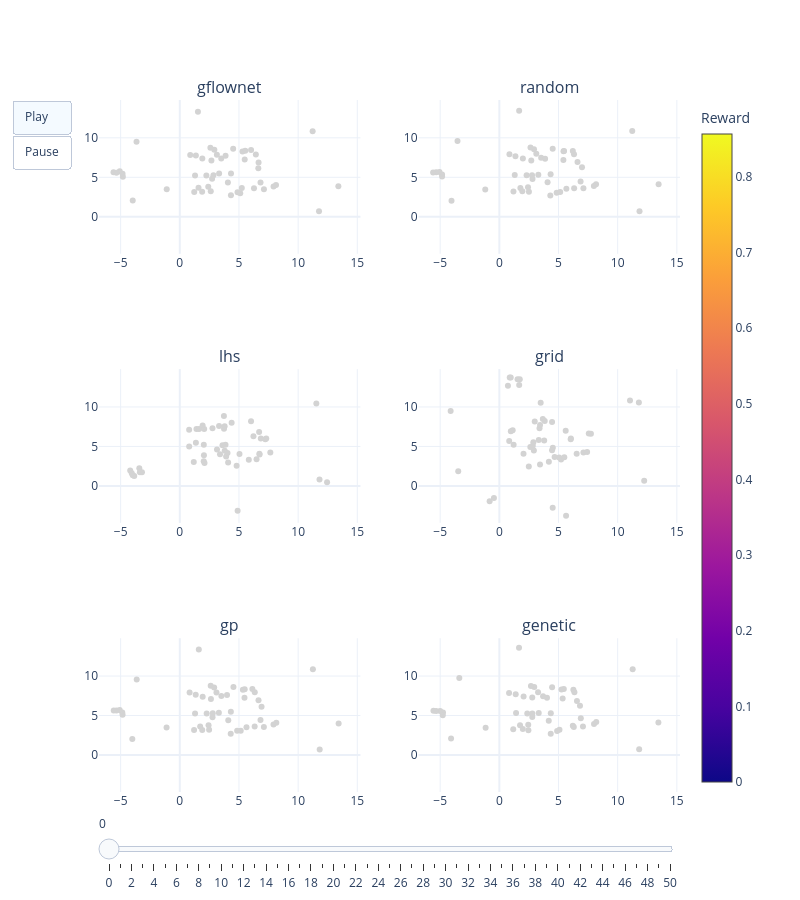

The notebook cell saved with this chart:
### Code cell
plot_sampling_grid(sampled_dict_best, cols=2)

### Figure 1 — Plotly figure (JSON) as saved in the notebook; plotly's stock layout.template omitted (floating-point values rounded to 4 significant figures)
{"data": [{"hoverinfo": "skip", "marker": {"cmax": 0.8564, "cmin": 2.466e-05, "color": [2.466e-05], "colorbar": {"title": {"text": "Reward"}}, "colorscale": [[0, "#0d0887"], [0.1111, "#46039f"], [0.2222, "#7201a8"], [0.3333, "#9c179e"], [0.4444, "#bd3786"], [0.5556, "#d8576b"], [0.6667, "#ed7953"], [0.7778, "#fb9f3a"], [0.8889, "#fdca26"], [1, "#f0f921"]], "showscale": false, "size": 0.001}, "mode": "markers", "showlegend": false, "type": "scatter", "x": [-4.812], "xaxis": "x", "y": [5.086], "yaxis": "y"}, {"hoverinfo": "skip", "marker": {"color": "lightgrey", "size": 6}, "mode": "markers", "showlegend": false, "type": "scatter", "x": [-4.812, 2.616, 6.636, 3.133, 3.503, -3.658, 4.323, 1.22, -1.105, 0.8803, 5.239, 5.296, 2.404, 2.919, 6.427, 6.27, 4.509, -4.838, 8.132, 4.879, 2.73, 1.902, 13.4, -5.076, 1.288, 4.065, 5.108, -5.357, 3.322, 11.23, 1.358, 6.658, 5.485, 7.923, 1.888, 2.671, 2.586, 6.025, 11.76, 2.245, -3.977, 7.111, 1.533, 1.582, 6.822, 2.842, 3.868, 4.328, 5.534, -5.601], "xaxis": "x", "y": [5.086, 3.239, 6.144, 7.864, 7.395, 9.52, 2.712, 3.153, 3.481, 7.837, 3.656, 8.273, 3.795, 8.503, 7.904, 3.6, 8.631, 5.464, 4.028, 3.108, 4.805, 7.383, 3.877, 5.757, 5.213, 4.343, 2.983, 5.562, 5.476, 10.83, 7.76, 6.889, 7.257, 3.837, 3.177, 7.132, 8.752, 8.47, 0.6939, 5.231, 2.062, 3.498, 13.29, 3.666, 4.351, 5.272, 7.728, 5.473, 8.356, 5.626], "yaxis": "y"}, {"customdata": [], "hovertemplate": "Iteration %{customdata[0]}<br>Reward %{customdata[1]:.3f}<extra></extra>", "marker": {"cmax": 0.8564, "cmin": 2.466e-05, "color": [], "colorscale": [[0, "#0d0887"], [0.1111, "#46039f"], [0.2222, "#7201a8"], [0.3333, "#9c179e"], [0.4444, "#bd3786"], [0.5556, "#d8576b"], [0.6667, "#ed7953"], [0.7778, "#fb9f3a"], [0.8889, "#fdca26"], [1, "#f0f921"]], "opacity": [], "showscale": false, "size": 6}, "mode": "markers", "showlegend": false, "type": "scatter", "x": [], "xaxis": "x", "y": [], "yaxis": "y"}, {"customdata": [], "hovertemplate": "Iteration %{customdata[0]}<br>Reward %{customdata[1]:.3f}<extra></extra>", "marker": {"cmax": 0.8564, "cmin": 2.466e-05, "color": [], "colorscale": [[0, "#0d0887"], [0.1111, "#46039f"], [0.2222, "#7201a8"], [0.3333, "#9c179e"], [0.4444, "#bd3786"], [0.5556, "#d8576b"], [0.6667, "#ed7953"], [0.7778, "#fb9f3a"], [0.8889, "#fdca26"], [1, "#f0f921"]], "showscale": false, "size": 6}, "mode": "markers", "showlegend": false, "type": "scatter", "x": [], "xaxis": "x", "y": [], "yaxis": "y"}, {"hoverinfo": "skip", "marker": {"cmax": 0.8564, "cmin": 2.466e-05, "color": [2.466e-05], "colorbar": {"title": {"text": "Reward"}}, "colorscale": [[0, "#0d0887"], [0.1111, "#46039f"], [0.2222, "#7201a8"], [0.3333, "#9c179e"], [0.4444, "#bd3786"], [0.5556, "#d8576b"], [0.6667, "#ed7953"], [0.7778, "#fb9f3a"], [0.8889, "#fdca26"], [1, "#f0f921"]], "showscale": false, "size": 0.001}, "mode": "markers", "showlegend": false, "type": "scatter", "x": [-4.839], "xaxis": "x2", "y": [5.101], "yaxis": "y2"}, {"hoverinfo": "skip", "marker": {"color": "lightgrey", "size": 6}, "mode": "markers", "showlegend": false, "type": "scatter", "x": [-4.839, 2.5, 6.984, 3.123, 3.532, -3.536, 4.307, 1.193, -1.192, 0.8541, 5.664, 5.422, 2.42, 2.928, 6.31, 6.322, 4.509, -4.839, 8.171, 4.844, 2.803, 1.988, 13.46, -5.056, 1.301, 4.076, 5.143, -5.337, 3.294, 11.23, 1.36, 6.606, 5.413, 7.987, 1.943, 2.698, 2.632, 6.21, 11.84, 2.303, -4.042, 7.105, 1.673, 1.778, 6.866, 2.763, 3.867, 4.333, 5.471, -5.596], "xaxis": "x2", "y": [5.101, 3.16, 6.278, 7.987, 7.489, 9.605, 2.68, 3.208, 3.443, 7.916, 3.565, 8.313, 3.726, 8.555, 7.927, 3.615, 8.614, 5.361, 4.13, 3.042, 4.779, 7.383, 4.126, 5.685, 5.303, 4.385, 3.132, 5.635, 5.325, 10.87, 7.681, 6.945, 7.188, 3.887, 3.226, 7.13, 8.765, 8.32, 0.7044, 5.245, 2.035, 3.628, 13.44, 3.644, 4.482, 5.258, 7.349, 5.397, 8.339, 5.617], "yaxis": "y2"}, {"customdata": [], "hovertemplate": "Iteration %{customdata[0]}<br>Reward %{customdata[1]:.3f}<extra></extra>", "marker": {"cmax": 0.8564, "cmin": 2.466e-05, "color": [], "colorscale": [[0, "#0d0887"], [0.1111, "#46039f"], [0.2222, "#7201a8"], [0.3333, "#9c179e"], [0.4444, "#bd3786"], [0.5556, "#d8576b"], [0.6667, "#ed7953"], [0.7778, "#fb9f3a"], [0.8889, "#fdca26"], [1, "#f0f921"]], "opacity": [], "showscale": false, "size": 6}, "mode": "markers", "showlegend": false, "type": "scatter", "x": [], "xaxis": "x2", "y": [], "yaxis": "y2"}, {"customdata": [], "hovertemplate": "Iteration %{customdata[0]}<br>Reward %{customdata[1]:.3f}<extra></extra>", "marker": {"cmax": 0.8564, "cmin": 2.466e-05, "color": [], "colorscale": [[0, "#0d0887"], [0.1111, "#46039f"], [0.2222, "#7201a8"], [0.3333, "#9c179e"], [0.4444, "#bd3786"], [0.5556, "#d8576b"], [0.6667, "#ed7953"], [0.7778, "#fb9f3a"], [0.8889, "#fdca26"], [1, "#f0f921"]], "showscale": false, "size": 6}, "mode": "markers", "showlegend": false, "type": "scatter", "x": [], "xaxis": "x2", "y": [], "yaxis": "y2"}, {"hoverinfo": "skip", "marker": {"cmax": 0.8564, "cmin": 2.466e-05, "color": [2.466e-05], "colorbar": {"title": {"text": "Reward"}}, "colorscale": [[0, "#0d0887"], [0.1111, "#46039f"], [0.2222, "#7201a8"], [0.3333, "#9c179e"], [0.4444, "#bd3786"], [0.5556, "#d8576b"], [0.6667, "#ed7953"], [0.7778, "#fb9f3a"], [0.8889, "#fdca26"], [1, "#f0f921"]], "showscale": false, "size": 0.001}, "mode": "markers", "showlegend": false, "type": "scatter", "x": [0.7924], "xaxis": "x3", "y": [4.992], "yaxis": "y3"}, {"hoverinfo": "skip", "marker": {"color": "lightgrey", "size": 6}, "mode": "markers", "showlegend": false, "type": "scatter", "x": [0.7924, 2.062, -3.973, 3.144, 6.744, -4.19, 3.797, 1.36, 6.02, -3.852, 3.915, 7.65, 4.032, 4.886, 3.318, -4.058, 3.727, 3.398, 1.408, 5.831, 3.862, 2.028, 11.54, 4.082, 0.7901, 2.762, 2.087, -3.371, 3.787, 2.021, 4.802, 6.225, 6.725, 6.488, -3.421, 3.737, 6.848, 4.381, 12.45, -3.198, 7.308, 2.039, 7.227, 1.928, 3.607, 1.63, 11.81, 1.18, 5.044, 6.702], "xaxis": "x3", "y": [4.992, 7.219, 1.338, 4.615, 3.962, 1.945, 4.458, 5.464, 8.179, 1.258, 3.72, 4.217, 4.171, -3.163, 7.588, 1.615, 8.847, 4.013, 7.218, 3.304, 5.223, 5.213, 10.42, 2.955, 7.112, 7.3, 2.899, 1.722, 7.559, 3.111, 2.562, 6.3, 4.075, 3.389, 2.229, 7.236, 6.007, 7.992, 0.4745, 1.742, 5.99, 3.887, 5.923, 7.661, 5.134, 7.204, 0.8216, 3.012, 4.047, 6.822], "yaxis": "y3"}, {"customdata": [], "hovertemplate": "Iteration %{customdata[0]}<br>Reward %{customdata[1]:.3f}<extra></extra>", "marker": {"cmax": 0.8564, "cmin": 2.466e-05, "color": [], "colorscale": [[0, "#0d0887"], [0.1111, "#46039f"], [0.2222, "#7201a8"], [0.3333, "#9c179e"], [0.4444, "#bd3786"], [0.5556, "#d8576b"], [0.6667, "#ed7953"], [0.7778, "#fb9f3a"], [0.8889, "#fdca26"], [1, "#f0f921"]], "opacity": [], "showscale": false, "size": 6}, "mode": "markers", "showlegend": false, "type": "scatter", "x": [], "xaxis": "x3", "y": [], "yaxis": "y3"}, {"customdata": [], "hovertemplate": "Iteration %{customdata[0]}<br>Reward %{customdata[1]:.3f}<extra></extra>", "marker": {"cmax": 0.8564, "cmin": 2.466e-05, "color": [], "colorscale": [[0, "#0d0887"], [0.1111, "#46039f"], [0.2222, "#7201a8"], [0.3333, "#9c179e"], [0.4444, "#bd3786"], [0.5556, "#d8576b"], [0.6667, "#ed7953"], [0.7778, "#fb9f3a"], [0.8889, "#fdca26"], [1, "#f0f921"]], "showscale": false, "size": 6}, "mode": "markers", "showlegend": false, "type": "scatter", "x": [], "xaxis": "x3", "y": [], "yaxis": "y3"}, {"hoverinfo": "skip", "marker": {"cmax": 0.8564, "cmin": 2.466e-05, "color": [2.466e-05], "colorbar": {"title": {"text": "Reward"}}, "colorscale": [[0, "#0d0887"], [0.1111, "#46039f"], [0.2222, "#7201a8"], [0.3333, "#9c179e"], [0.4444, "#bd3786"], [0.5556, "#d8576b"], [0.6667, "#ed7953"], [0.7778, "#fb9f3a"], [0.8889, "#fdca26"], [1, "#f0f921"]], "showscale": false, "size": 0.001}, "mode": "markers", "showlegend": false, "type": "scatter", "x": [3.396], "xaxis": "x4", "y": [7.297], "yaxis": "y4"}, {"hoverinfo": "skip", "marker": {"color": "lightgrey", "size": 6}, "mode": "markers", "showlegend": false, "type": "scatter", "x": [3.396, 0.877, 12.24, 1.726, 6.534, 1.207, 0.7249, 5.488, 7.558, 1.541, 4.672, 6.045, 3.332, 3.671, 5.217, 4.52, 4.454, 0.8334, 7.107, -0.8211, 7.739, 1.126, -0.4587, 11.04, 5.054, 3.439, -3.476, 3.789, 3.835, 2.826, 2.873, 4.457, 2.49, 5.607, 2.989, 0.9606, 1.677, 3.492, 4.508, 3.437, 4.184, 11.79, 5.64, 2.042, 0.971, 6.03, 7.418, 2.919, -4.116, 2.618], "xaxis": "x4", "y": [7.297, 13.74, 0.6432, 13.52, 4.082, 5.214, 12.68, 3.636, 6.64, 13.52, 3.644, 6.002, 5.825, 8.461, 3.349, 4.827, 4.506, 5.691, 4.221, -1.956, 6.601, 7.055, -1.548, 10.83, 3.593, 7.727, 1.84, 5.759, 8.229, 5.078, 5.526, 8.102, 2.442, 6.993, 8.161, 13.72, 12.79, 10.52, -2.764, 2.71, 3.062, 10.58, -3.786, 4.056, 6.921, 5.916, 4.307, 4.476, 9.492, 4.915], "yaxis": "y4"}, {"customdata": [], "hovertemplate": "Iteration %{customdata[0]}<br>Reward %{customdata[1]:.3f}<extra></extra>", "marker": {"cmax": 0.8564, "cmin": 2.466e-05, "color": [], "colorscale": [[0, "#0d0887"], [0.1111, "#46039f"], [0.2222, "#7201a8"], [0.3333, "#9c179e"], [0.4444, "#bd3786"], [0.5556, "#d8576b"], [0.6667, "#ed7953"], [0.7778, "#fb9f3a"], [0.8889, "#fdca26"], [1, "#f0f921"]], "opacity": [], "showscale": false, "size": 6}, "mode": "markers", "showlegend": false, "type": "scatter", "x": [], "xaxis": "x4", "y": [], "yaxis": "y4"}, {"customdata": [], "hovertemplate": "Iteration %{customdata[0]}<br>Reward %{customdata[1]:.3f}<extra></extra>", "marker": {"cmax": 0.8564, "cmin": 2.466e-05, "color": [], "colorscale": [[0, "#0d0887"], [0.1111, "#46039f"], [0.2222, "#7201a8"], [0.3333, "#9c179e"], [0.4444, "#bd3786"], [0.5556, "#d8576b"], [0.6667, "#ed7953"], [0.7778, "#fb9f3a"], [0.8889, "#fdca26"], [1, "#f0f921"]], "showscale": false, "size": 6}, "mode": "markers", "showlegend": false, "type": "scatter", "x": [], "xaxis": "x4", "y": [], "yaxis": "y4"}, {"hoverinfo": "skip", "marker": {"cmax": 0.8564, "cmin": 2.466e-05, "color": [2.466e-05], "colorbar": {"title": {"text": "Reward"}}, "colorscale": [[0, "#0d0887"], [0.1111, "#46039f"], [0.2222, "#7201a8"], [0.3333, "#9c179e"], [0.4444, "#bd3786"], [0.5556, "#d8576b"], [0.6667, "#ed7953"], [0.7778, "#fb9f3a"], [0.8889, "#fdca26"], [1, "#f0f921"]], "showscale": false, "size": 0.001}, "mode": "markers", "showlegend": false, "type": "scatter", "x": [-4.835], "xaxis": "x5", "y": [5.09], "yaxis": "y5"}, {"hoverinfo": "skip", "marker": {"color": "lightgrey", "size": 6}, "mode": "markers", "showlegend": false, "type": "scatter", "x": [-4.835, 2.476, 6.91, 3.098, 3.514, -3.642, 4.303, 1.207, -1.119, 0.828, 5.635, 5.332, 2.43, 2.903, 6.335, 6.327, 4.533, -4.86, 8.157, 4.846, 2.764, 1.933, 13.42, -5.079, 1.29, 4.096, 5.148, -5.355, 3.301, 11.25, 1.345, 6.652, 5.467, 7.919, 1.896, 2.631, 2.612, 6.132, 11.82, 2.273, -4.012, 7.106, 1.607, 1.721, 6.82, 2.785, 3.99, 4.316, 5.484, -5.581], "xaxis": "x5", "y": [5.09, 3.212, 6.099, 7.928, 7.462, 9.562, 2.689, 3.18, 3.475, 7.905, 3.518, 8.258, 3.775, 8.553, 7.954, 3.602, 8.614, 5.378, 4.095, 3.07, 4.781, 7.37, 3.994, 5.712, 5.267, 4.405, 3.083, 5.627, 5.36, 10.85, 7.638, 6.931, 7.262, 3.878, 3.172, 7.101, 8.775, 8.37, 0.7113, 5.267, 2.035, 3.56, 13.38, 3.617, 4.434, 5.279, 7.602, 5.464, 8.335, 5.647], "yaxis": "y5"}, {"customdata": [], "hovertemplate": "Iteration %{customdata[0]}<br>Reward %{customdata[1]:.3f}<extra></extra>", "marker": {"cmax": 0.8564, "cmin": 2.466e-05, "color": [], "colorscale": [[0, "#0d0887"], [0.1111, "#46039f"], [0.2222, "#7201a8"], [0.3333, "#9c179e"], [0.4444, "#bd3786"], [0.5556, "#d8576b"], [0.6667, "#ed7953"], [0.7778, "#fb9f3a"], [0.8889, "#fdca26"], [1, "#f0f921"]], "opacity": [], "showscale": false, "size": 6}, "mode": "markers", "showlegend": false, "type": "scatter", "x": [], "xaxis": "x5", "y": [], "yaxis": "y5"}, {"customdata": [], "hovertemplate": "Iteration %{customdata[0]}<br>Reward %{customdata[1]:.3f}<extra></extra>", "marker": {"cmax": 0.8564, "cmin": 2.466e-05, "color": [], "colorscale": [[0, "#0d0887"], [0.1111, "#46039f"], [0.2222, "#7201a8"], [0.3333, "#9c179e"], [0.4444, "#bd3786"], [0.5556, "#d8576b"], [0.6667, "#ed7953"], [0.7778, "#fb9f3a"], [0.8889, "#fdca26"], [1, "#f0f921"]], "showscale": false, "size": 6}, "mode": "markers", "showlegend": false, "type": "scatter", "x": [], "xaxis": "x5", "y": [], "yaxis": "y5"}, {"hoverinfo": "skip", "marker": {"cmax": 0.8564, "cmin": 2.466e-05, "color": [2.466e-05], "colorbar": {"title": {"text": "Reward"}}, "colorscale": [[0, "#0d0887"], [0.1111, "#46039f"], [0.2222, "#7201a8"], [0.3333, "#9c179e"], [0.4444, "#bd3786"], [0.5556, "#d8576b"], [0.6667, "#ed7953"], [0.7778, "#fb9f3a"], [0.8889, "#fdca26"], [1, "#f0f921"]], "showscale": true, "size": 0.001}, "mode": "markers", "showlegend": false, "type": "scatter", "x": [-4.782], "xaxis": "x6", "y": [5.02], "yaxis": "y6"}, {"hoverinfo": "skip", "marker": {"color": "lightgrey", "size": 6}, "mode": "markers", "showlegend": false, "type": "scatter", "x": [-4.782, 2.455, 6.814, 3.273, 3.697, -3.385, 4.343, 1.173, -1.159, 0.8203, 6.208, 5.25, 2.442, 2.949, 6.344, 6.292, 4.458, -4.762, 8.189, 4.88, 2.783, 2.049, 13.44, -5.005, 1.412, 4.175, 5.081, -5.345, 3.329, 11.27, 1.382, 6.558, 5.351, 8.001, 1.984, 2.78, 2.669, 6.255, 11.81, 2.36, -4.079, 7.066, 1.662, 1.749, 6.884, 2.788, 4.026, 4.348, 5.448, -5.567], "xaxis": "x6", "y": [5.02, 3.143, 6.251, 7.939, 7.428, 9.76, 2.697, 3.25, 3.453, 7.855, 3.697, 8.313, 3.821, 8.607, 7.949, 3.549, 8.574, 5.372, 4.166, 3.053, 4.817, 7.417, 4.107, 5.57, 5.306, 4.325, 3.194, 5.579, 5.317, 10.86, 7.699, 6.832, 7.158, 3.94, 3.281, 7.272, 8.735, 8.258, 0.7299, 5.262, 2.101, 3.598, 13.59, 3.769, 4.661, 5.253, 7.267, 5.296, 8.358, 5.609], "yaxis": "y6"}, {"customdata": [], "hovertemplate": "Iteration %{customdata[0]}<br>Reward %{customdata[1]:.3f}<extra></extra>", "marker": {"cmax": 0.8564, "cmin": 2.466e-05, "color": [], "colorscale": [[0, "#0d0887"], [0.1111, "#46039f"], [0.2222, "#7201a8"], [0.3333, "#9c179e"], [0.4444, "#bd3786"], [0.5556, "#d8576b"], [0.6667, "#ed7953"], [0.7778, "#fb9f3a"], [0.8889, "#fdca26"], [1, "#f0f921"]], "opacity": [], "showscale": false, "size": 6}, "mode": "markers", "showlegend": false, "type": "scatter", "x": [], "xaxis": "x6", "y": [], "yaxis": "y6"}, {"customdata": [], "hovertemplate": "Iteration %{customdata[0]}<br>Reward %{customdata[1]:.3f}<extra></extra>", "marker": {"cmax": 0.8564, "cmin": 2.466e-05, "color": [], "colorscale": [[0, "#0d0887"], [0.1111, "#46039f"], [0.2222, "#7201a8"], [0.3333, "#9c179e"], [0.4444, "#bd3786"], [0.5556, "#d8576b"], [0.6667, "#ed7953"], [0.7778, "#fb9f3a"], [0.8889, "#fdca26"], [1, "#f0f921"]], "showscale": false, "size": 6}, "mode": "markers", "showlegend": false, "type": "scatter", "x": [], "xaxis": "x6", "y": [], "yaxis": "y6"}], "layout": {"annotations": [{"font": {"size": 16}, "showarrow": false, "text": "gflownet", "x": 0.225, "xanchor": "center", "xref": "paper", "y": 1, "yanchor": "bottom", "yref": "paper"}, {"font": {"size": 16}, "showarrow": false, "text": "random", "x": 0.775, "xanchor": "center", "xref": "paper", "y": 1, "yanchor": "bottom", "yref": "paper"}, {"font": {"size": 16}, "showarrow": false, "text": "lhs", "x": 0.225, "xanchor": "center", "xref": "paper", "y": 0.6111, "yanchor": "bottom", "yref": "paper"}, {"font": {"size": 16}, "showarrow": false, "text": "grid", "x": 0.775, "xanchor": "center", "xref": "paper", "y": 0.6111, "yanchor": "bottom", "yref": "paper"}, {"font": {"size": 16}, "showarrow": false, "text": "gp", "x": 0.225, "xanchor": "center", "xref": "paper", "y": 0.2222, "yanchor": "bottom", "yref": "paper"}, {"font": {"size": 16}, "showarrow": false, "text": "genetic", "x": 0.775, "xanchor": "center", "xref": "paper", "y": 0.2222, "yanchor": "bottom", "yref": "paper"}], "height": 900, "margin": {"r": 120}, "sliders": [{"steps": [{"args": [["0"], {"frame": {"redraw": true}, "mode": "immediate"}], "label": "0", "method": "animate"}, {"args": [["1"], {"frame": {"redraw": true}, "mode": "immediate"}], "label": "1", "method": "animate"}, {"args": [["2"], {"frame": {"redraw": true}, "mode": "immediate"}], "label": "2", "method": "animate"}, {"args": [["3"], {"frame": {"redraw": true}, "mode": "immediate"}], "label": "3", "method": "animate"}, {"args": [["4"], {"frame": {"redraw": true}, "mode": "immediate"}], "label": "4", "method": "animate"}, {"args": [["5"], {"frame": {"redraw": true}, "mode": "immediate"}], "label": "5", "method": "animate"}, {"args": [["6"], {"frame": {"redraw": true}, "mode": "immediate"}], "label": "6", "method": "animate"}, {"args": [["7"], {"frame": {"redraw": true}, "mode": "immediate"}], "label": "7", "method": "animate"}, {"args": [["8"], {"frame": {"redraw": true}, "mode": "immediate"}], "label": "8", "method": "animate"}, {"args": [["9"], {"frame": {"redraw": true}, "mode": "immediate"}], "label": "9", "method": "animate"}, {"args": [["10"], {"frame": {"redraw": true}, "mode": "immediate"}], "label": "10", "method": "animate"}, {"args": [["11"], {"frame": {"redraw": true}, "mode": "immediate"}], "label": "11", "method": "animate"}, {"args": [["12"], {"frame": {"redraw": true}, "mode": "immediate"}], "label": "12", "method": "animate"}, {"args": [["13"], {"frame": {"redraw": true}, "mode": "immediate"}], "label": "13", "method": "animate"}, {"args": [["14"], {"frame": {"redraw": true}, "mode": "immediate"}], "label": "14", "method": "animate"}, {"args": [["15"], {"frame": {"redraw": true}, "mode": "immediate"}], "label": "15", "method": "animate"}, {"args": [["16"], {"frame": {"redraw": true}, "mode": "immediate"}], "label": "16", "method": "animate"}, {"args": [["17"], {"frame": {"redraw": true}, "mode": "immediate"}], "label": "17", "method": "animate"}, {"args": [["18"], {"frame": {"redraw": true}, "mode": "immediate"}], "label": "18", "method": "animate"}, {"args": [["19"], {"frame": {"redraw": true}, "mode": "immediate"}], "label": "19", "method": "animate"}, {"args": [["20"], {"frame": {"redraw": true}, "mode": "immediate"}], "label": "20", "method": "animate"}, {"args": [["21"], {"frame": {"redraw": true}, "mode": "immediate"}], "label": "21", "method": "animate"}, {"args": [["22"], {"frame": {"redraw": true}, "mode": "immediate"}], "label": "22", "method": "animate"}, {"args": [["23"], {"frame": {"redraw": true}, "mode": "immediate"}], "label": "23", "method": "animate"}, {"args": [["24"], {"frame": {"redraw": true}, "mode": "immediate"}], "label": "24", "method": "animate"}, {"args": [["25"], {"frame": {"redraw": true}, "mode": "immediate"}], "label": "25", "method": "animate"}, {"args": [["26"], {"frame": {"redraw": true}, "mode": "immediate"}], "label": "26", "method": "animate"}, {"args": [["27"], {"frame": {"redraw": true}, "mode": "immediate"}], "label": "27", "method": "animate"}, {"args": [["28"], {"frame": {"redraw": true}, "mode": "immediate"}], "label": "28", "method": "animate"}, {"args": [["29"], {"frame": {"redraw": true}, "mode": "immediate"}], "label": "29", "method": "animate"}, {"args": [["30"], {"frame": {"redraw": true}, "mode": "immediate"}], "label": "30", "method": "animate"}, {"args": [["31"], {"frame": {"redraw": true}, "mode": "immediate"}], "label": "31", "method": "animate"}, {"args": [["32"], {"frame": {"redraw": true}, "mode": "immediate"}], "label": "32", "method": "animate"}, {"args": [["33"], {"frame": {"redraw": true}, "mode": "immediate"}], "label": "33", "method": "animate"}, {"args": [["34"], {"frame": {"redraw": true}, "mode": "immediate"}], "label": "34", "method": "animate"}, {"args": [["35"], {"frame": {"redraw": true}, "mode": "immediate"}], "label": "35", "method": "animate"}, {"args": [["36"], {"frame": {"redraw": true}, "mode": "immediate"}], "label": "36", "method": "animate"}, {"args": [["37"], {"frame": {"redraw": true}, "mode": "immediate"}], "label": "37", "method": "animate"}, {"args": [["38"], {"frame": {"redraw": true}, "mode": "immediate"}], "label": "38", "method": "animate"}, {"args": [["39"], {"frame": {"redraw": true}, "mode": "immediate"}], "label": "39", "method": "animate"}, {"args": [["40"], {"frame": {"redraw": true}, "mode": "immediate"}], "label": "40", "method": "animate"}, {"args": [["41"], {"frame": {"redraw": true}, "mode": "immediate"}], "label": "41", "method": "animate"}, {"args": [["42"], {"frame": {"redraw": true}, "mode": "immediate"}], "label": "42", "method": "animate"}, {"args": [["43"], {"frame": {"redraw": true}, "mode": "immediate"}], "label": "43", "method": "animate"}, {"args": [["44"], {"frame": {"redraw": true}, "mode": "immediate"}], "label": "44", "method": "animate"}, {"args": [["45"], {"frame": {"redraw": true}, "mode": "immediate"}], "label": "45", "method": "animate"}, {"args": [["46"], {"frame": {"redraw": true}, "mode": "immediate"}], "label": "46", "method": "animate"}, {"args": [["47"], {"frame": {"redraw": true}, "mode": "immediate"}], "label": "47", "method": "animate"}, {"args": [["48"], {"frame": {"redraw": true}, "mode": "immediate"}], "label": "48", "method": "animate"}, {"args": [["49"], {"frame": {"redraw": true}, "mode": "immediate"}], "label": "49", "method": "animate"}, {"args": [["50"], {"frame": {"redraw": true}, "mode": "immediate"}], "label": "50", "method": "animate"}]}], "updatemenus": [{"buttons": [{"args": [null, {"frame": {"duration": 900}, "fromcurrent": true}], "label": "Play", "method": "animate"}, {"args": [[null], {"mode": "immediate"}], "label": "Pause", "method": "animate"}], "type": "buttons"}], "width": 800, "xaxis": {"anchor": "y", "domain": [0, 0.45], "range": [-6.828, 15.27]}, "xaxis2": {"anchor": "y2", "domain": [0.55, 1], "range": [-6.828, 15.27]}, "xaxis3": {"anchor": "y3", "domain": [0, 0.45], "range": [-6.828, 15.27]}, "xaxis4": {"anchor": "y4", "domain": [0.55, 1], "range": [-6.828, 15.27]}, "xaxis5": {"anchor": "y5", "domain": [0, 0.45], "range": [-6.828, 15.27]}, "xaxis6": {"anchor": "y6", "domain": [0.55, 1], "range": [-6.828, 15.27]}, "yaxis": {"anchor": "x", "domain": [0.7778, 1], "range": [-4.688, 14.79]}, "yaxis2": {"anchor": "x2", "domain": [0.7778, 1], "range": [-4.688, 14.79]}, "yaxis3": {"anchor": "x3", "domain": [0.3889, 0.6111], "range": [-4.688, 14.79]}, "yaxis4": {"anchor": "x4", "domain": [0.3889, 0.6111], "range": [-4.688, 14.79]}, "yaxis5": {"anchor": "x5", "domain": [0, 0.2222], "range": [-4.688, 14.79]}, "yaxis6": {"anchor": "x6", "domain": [0, 0.2222], "range": [-4.688, 14.79]}}}
